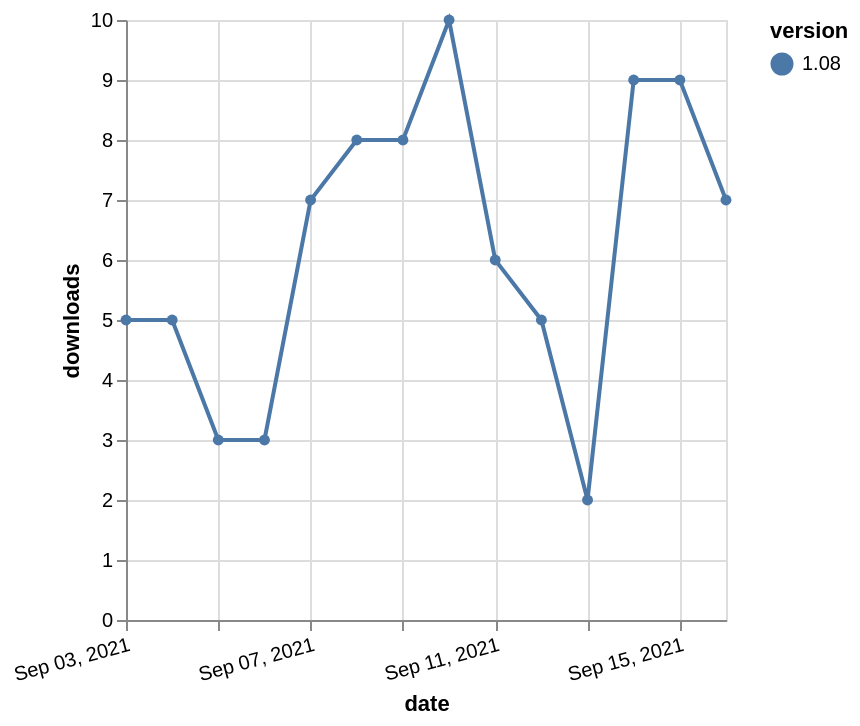

The Vega-Lite source for this figure:
### Vega-Lite specification from a JSON file in a GitHub repository (floating-point values rounded to 4 significant figures)
{"$schema": "https://vega.github.io/schema/vega-lite/v5.json", "description": "A simple bar chart with embedded data.", "data": {"values": [{"date": "2021-09-03", "total": 5471, "delta": 5, "version": "1.08"}, {"date": "2021-09-04", "total": 5476, "delta": 5, "version": "1.08"}, {"date": "2021-09-05", "total": 5479, "delta": 3, "version": "1.08"}, {"date": "2021-09-06", "total": 5482, "delta": 3, "version": "1.08"}, {"date": "2021-09-07", "total": 5489, "delta": 7, "version": "1.08"}, {"date": "2021-09-08", "total": 5497, "delta": 8, "version": "1.08"}, {"date": "2021-09-09", "total": 5505, "delta": 8, "version": "1.08"}, {"date": "2021-09-10", "total": 5515, "delta": 10, "version": "1.08"}, {"date": "2021-09-11", "total": 5521, "delta": 6, "version": "1.08"}, {"date": "2021-09-12", "total": 5526, "delta": 5, "version": "1.08"}, {"date": "2021-09-13", "total": 5528, "delta": 2, "version": "1.08"}, {"date": "2021-09-14", "total": 5537, "delta": 9, "version": "1.08"}, {"date": "2021-09-15", "total": 5546, "delta": 9, "version": "1.08"}, {"date": "2021-09-16", "total": 5553, "delta": 7, "version": "1.08"}]}, "width": "container", "mark": {"type": "line", "point": {"filled": true}}, "encoding": {"x": {"field": "date", "type": "temporal", "timeUnit": "yearmonthdate", "title": "date", "axis": {"labelAngle": -15}}, "y": {"field": "delta", "type": "quantitative", "title": "downloads"}, "color": {"field": "version", "type": "nominal"}, "tooltip": {"field": "delta"}}}
